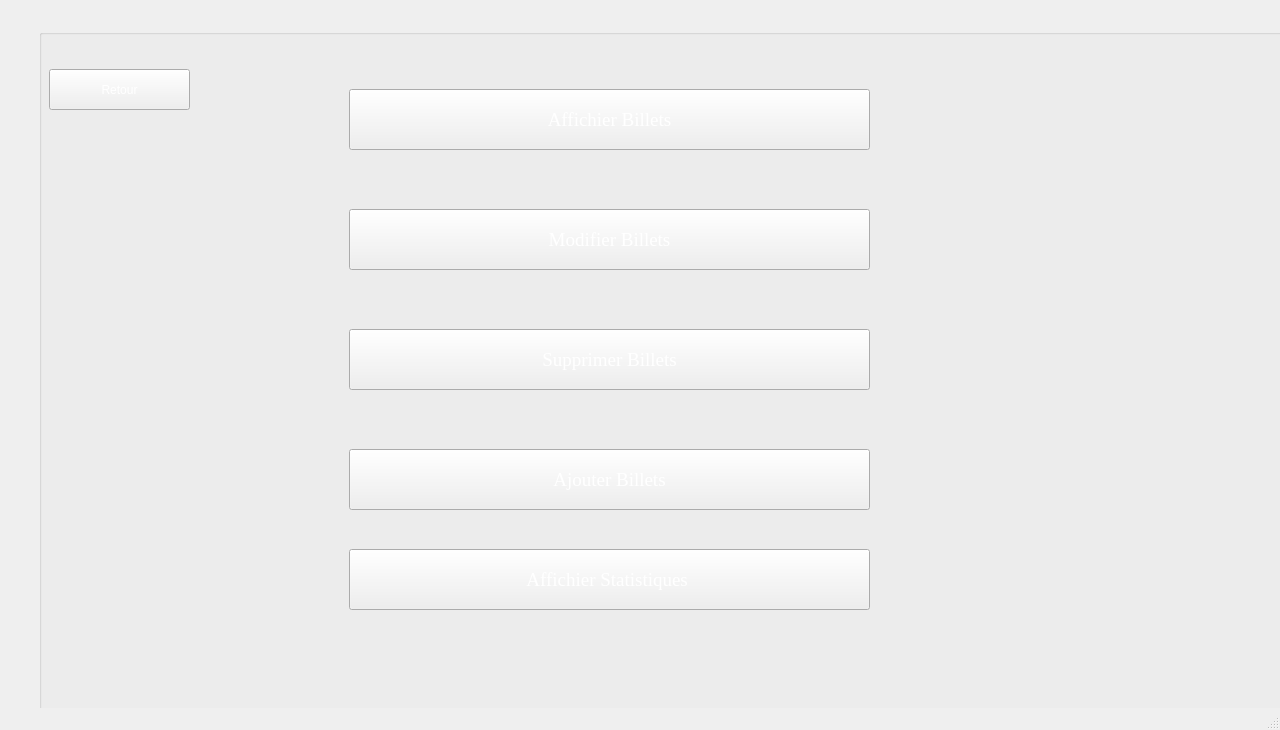
<?xml version="1.0" encoding="UTF-8"?>
<ui version="4.0">
 <class>MainWindow</class>
 <widget class="QMainWindow" name="MainWindow">
  <property name="geometry">
   <rect>
    <x>0</x>
    <y>0</y>
    <width>1280</width>
    <height>730</height>
   </rect>
  </property>
  <property name="windowTitle">
   <string>MainWindow</string>
  </property>
  <property name="styleSheet">
   <string notr="true">/*background-image: url(:/new/prefix1/p);</string>
  </property>
  <widget class="QWidget" name="centralwidget">
   <widget class="QGroupBox" name="groupBox">
    <property name="geometry">
     <rect>
      <x>39</x>
      <y>29</y>
      <width>1260</width>
      <height>700</height>
     </rect>
    </property>
    <property name="styleSheet">
     <string notr="true"/>
    </property>
    <property name="title">
     <string/>
    </property>
    <widget class="QPushButton" name="Affichiermain">
     <property name="geometry">
      <rect>
       <x>310</x>
       <y>60</y>
       <width>521</width>
       <height>61</height>
      </rect>
     </property>
     <property name="font">
      <font>
       <family>Times New Roman</family>
       <pointsize>14</pointsize>
      </font>
     </property>
     <property name="autoFillBackground">
      <bool>false</bool>
     </property>
     <property name="styleSheet">
      <string notr="true">background-image: url(:/new/prefix1/gg);
color:white;</string>
     </property>
     <property name="text">
      <string>Affichier Billets</string>
     </property>
     <property name="autoDefault">
      <bool>false</bool>
     </property>
    </widget>
    <widget class="QPushButton" name="modifiermain">
     <property name="geometry">
      <rect>
       <x>310</x>
       <y>180</y>
       <width>521</width>
       <height>61</height>
      </rect>
     </property>
     <property name="font">
      <font>
       <family>Times New Roman</family>
       <pointsize>14</pointsize>
      </font>
     </property>
     <property name="styleSheet">
      <string notr="true">background-image: url(:/new/prefix1/gg);
color:white;</string>
     </property>
     <property name="text">
      <string>Modifier Billets</string>
     </property>
    </widget>
    <widget class="QPushButton" name="supprimermain">
     <property name="geometry">
      <rect>
       <x>310</x>
       <y>300</y>
       <width>521</width>
       <height>61</height>
      </rect>
     </property>
     <property name="font">
      <font>
       <family>Times New Roman</family>
       <pointsize>14</pointsize>
      </font>
     </property>
     <property name="styleSheet">
      <string notr="true">background-image: url(:/new/prefix1/gg);
color:white;</string>
     </property>
     <property name="text">
      <string>Supprimer Billets</string>
     </property>
    </widget>
    <widget class="QPushButton" name="ajoutermain">
     <property name="geometry">
      <rect>
       <x>310</x>
       <y>420</y>
       <width>521</width>
       <height>61</height>
      </rect>
     </property>
     <property name="font">
      <font>
       <family>Times New Roman</family>
       <pointsize>14</pointsize>
      </font>
     </property>
     <property name="styleSheet">
      <string notr="true">background-image: url(:/new/prefix1/gg);
color:white;</string>
     </property>
     <property name="text">
      <string>Ajouter Billets</string>
     </property>
    </widget>
    <widget class="QPushButton" name="retour">
     <property name="geometry">
      <rect>
       <x>10</x>
       <y>40</y>
       <width>141</width>
       <height>41</height>
      </rect>
     </property>
     <property name="font">
      <font>
       <pointsize>9</pointsize>
      </font>
     </property>
     <property name="styleSheet">
      <string notr="true">background-image: url(:/new/prefix1/gg);
color:white;</string>
     </property>
     <property name="text">
      <string>Retour</string>
     </property>
    </widget>
    <widget class="QPushButton" name="pushButton">
     <property name="geometry">
      <rect>
       <x>310</x>
       <y>520</y>
       <width>521</width>
       <height>61</height>
      </rect>
     </property>
     <property name="font">
      <font>
       <family>Times New Roman</family>
       <pointsize>14</pointsize>
      </font>
     </property>
     <property name="styleSheet">
      <string notr="true">background-image: url(:/new/prefix1/gg);
color:white;</string>
     </property>
     <property name="text">
      <string>Affichier Statistiques </string>
     </property>
    </widget>
    <widget class="QLabel" name="label">
     <property name="geometry">
      <rect>
       <x>-40</x>
       <y>-30</y>
       <width>1281</width>
       <height>681</height>
      </rect>
     </property>
     <property name="styleSheet">
      <string notr="true"/>
     </property>
     <property name="text">
      <string/>
     </property>
     <property name="pixmap">
      <pixmap resource="resource.qrc">:/new/prefix1/p</pixmap>
     </property>
    </widget>
    <zorder>label</zorder>
    <zorder>Affichiermain</zorder>
    <zorder>modifiermain</zorder>
    <zorder>supprimermain</zorder>
    <zorder>ajoutermain</zorder>
    <zorder>retour</zorder>
    <zorder>pushButton</zorder>
   </widget>
  </widget>
  <widget class="QMenuBar" name="menubar">
   <property name="geometry">
    <rect>
     <x>0</x>
     <y>0</y>
     <width>1280</width>
     <height>26</height>
    </rect>
   </property>
  </widget>
  <widget class="QStatusBar" name="statusbar"/>
 </widget>
 <resources>
  <include location="resource.qrc"/>
 </resources>
 <connections>
  <connection>
   <sender>retour</sender>
   <signal>clicked()</signal>
   <receiver>MainWindow</receiver>
   <slot>close()</slot>
   <hints>
    <hint type="sourcelabel">
     <x>91</x>
     <y>111</y>
    </hint>
    <hint type="destinationlabel">
     <x>22</x>
     <y>147</y>
    </hint>
   </hints>
  </connection>
 </connections>
</ui>
